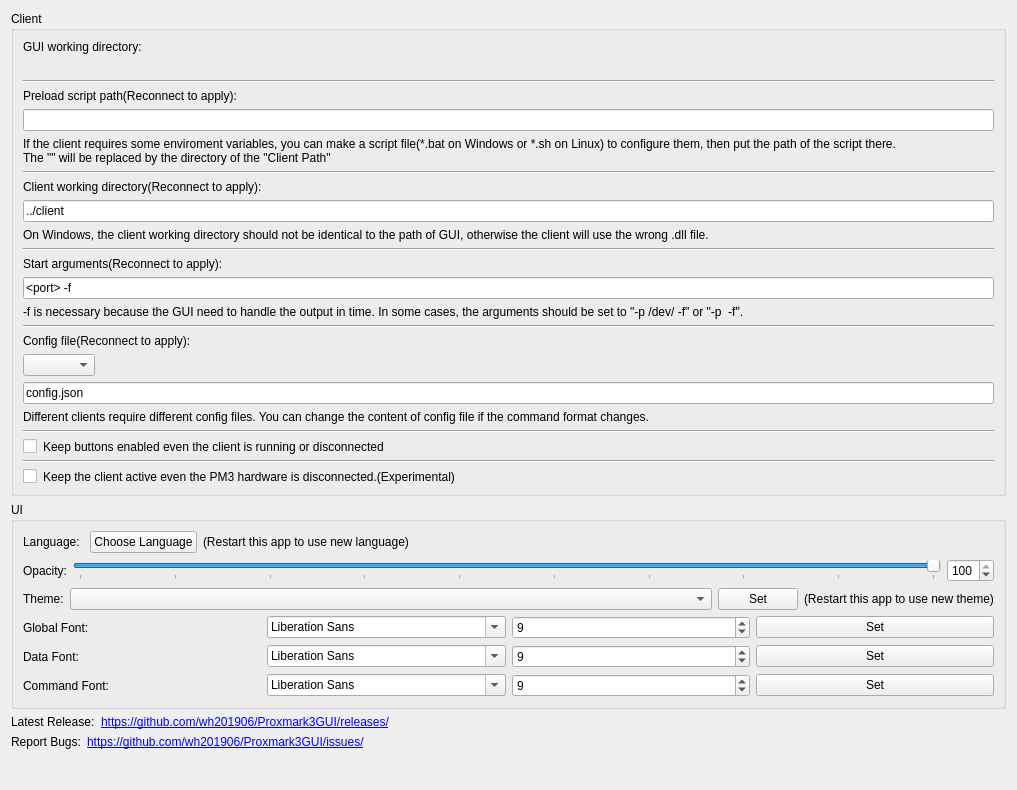
          <widget class="QWidget" name="Set_scrollAreaWidgetContents">
           <property name="geometry">
            <rect>
             <x>0</x>
             <y>0</y>
             <width>1017</width>
             <height>790</height>
            </rect>
           </property>
           <layout class="QHBoxLayout" name="horizontalLayout_36">
            <property name="spacing">
             <number>0</number>
            </property>
            <item>
             <layout class="QVBoxLayout" name="verticalLayout_12">
              <property name="spacing">
               <number>6</number>
              </property>
              <item>
               <widget class="QGroupBox" name="Set_clientGroupBox">
                <property name="title">
                 <string>Client</string>
                </property>
                <layout class="QVBoxLayout" name="verticalLayout_10">
                 <item>
                  <widget class="QLabel" name="label_65">
                   <property name="text">
                    <string>GUI working directory:</string>
                   </property>
                  </widget>
                 </item>
                 <item>
                  <widget class="QLabel" name="Set_Client_GUIWorkingDirLabel">
                   <property name="textInteractionFlags">
                    <set>Qt::LinksAccessibleByMouse|Qt::TextSelectableByMouse</set>
                   </property>
                  </widget>
                 </item>
                 <item>
                  <widget class="Line" name="line_9">
                   <property name="orientation">
                    <enum>Qt::Horizontal</enum>
                   </property>
                  </widget>
                 </item>
                 <item>
                  <widget class="QLabel" name="label_11">
                   <property name="text">
                    <string>Preload script path(Reconnect to apply):</string>
                   </property>
                  </widget>
                 </item>
                 <item>
                  <widget class="QLineEdit" name="Set_Client_envScriptEdit">
                   <property name="text">
                    <string/>
                   </property>
                  </widget>
                 </item>
                 <item>
                  <widget class="QLabel" name="label_13">
                   <property name="text">
                    <string>If the client requires some enviroment variables, you can make a script file(*.bat on Windows or *.sh on Linux) to configure them, then put the path of the script there.
The &quot;&lt;client dir&gt;&quot; will be replaced by the directory of the &quot;Client Path&quot;</string>
                   </property>
                   <property name="wordWrap">
                    <bool>true</bool>
                   </property>
                  </widget>
                 </item>
                 <item>
                  <widget class="Line" name="line_4">
                   <property name="orientation">
                    <enum>Qt::Horizontal</enum>
                   </property>
                  </widget>
                 </item>
                 <item>
                  <widget class="QLabel" name="label_19">
                   <property name="text">
                    <string>Client working directory(Reconnect to apply):</string>
                   </property>
                  </widget>
                 </item>
                 <item>
                  <widget class="QLineEdit" name="Set_Client_workingDirEdit">
                   <property name="text">
                     <string>../client</string>
                   </property>
                  </widget>
                 </item>
                 <item>
                  <widget class="QLabel" name="label_20">
                   <property name="text">
                    <string>On Windows, the client working directory should not be identical to the path of GUI, otherwise the client will use the wrong .dll file.</string>
                   </property>
                   <property name="wordWrap">
                    <bool>true</bool>
                   </property>
                  </widget>
                 </item>
                 <item>
                  <widget class="Line" name="line">
                   <property name="orientation">
                    <enum>Qt::Horizontal</enum>
                   </property>
                  </widget>
                 </item>
                 <item>
                  <widget class="QLabel" name="label_12">
                   <property name="text">
                    <string>Start arguments(Reconnect to apply):</string>
                   </property>
                  </widget>
                 </item>
                 <item>
                  <widget class="QLineEdit" name="Set_Client_startArgsEdit">
                   <property name="text">
                    <string>&lt;port&gt; -f</string>
                   </property>
                  </widget>
                 </item>
                 <item>
                  <widget class="QLabel" name="label_14">
                   <property name="text">
                    <string>-f is necessary because the GUI need to handle the output in time. In some cases, the arguments should be set to &quot;-p /dev/&lt;port&gt; -f&quot; or &quot;-p &lt;port&gt; -f&quot;.</string>
                   </property>
                   <property name="wordWrap">
                    <bool>true</bool>
                   </property>
                  </widget>
                 </item>
                 <item>
                  <widget class="Line" name="line_2">
                   <property name="orientation">
                    <enum>Qt::Horizontal</enum>
                   </property>
                  </widget>
                 </item>
                 <item>
                  <widget class="QLabel" name="label_63">
                   <property name="text">
                    <string>Config file(Reconnect to apply):</string>
                   </property>
                  </widget>
                 </item>
                 <item>
                  <layout class="QHBoxLayout" name="horizontalLayout_15">
                   <item>
                    <widget class="QComboBox" name="Set_Client_configFileBox">
                     <property name="sizeAdjustPolicy">
                      <enum>QComboBox::AdjustToContents</enum>
                     </property>
                    </widget>
                   </item>
                   <item>
                    <spacer name="horizontalSpacer_13">
                     <property name="orientation">
                      <enum>Qt::Horizontal</enum>
                     </property>
                     <property name="sizeHint" stdset="0">
                      <size>
                       <width>40</width>
                       <height>20</height>
                      </size>
                     </property>
                    </spacer>
                   </item>
                  </layout>
                 </item>
                 <item>
                  <widget class="QLineEdit" name="Set_Client_configPathEdit">
                   <property name="text">
                    <string>config.json</string>
                   </property>
                  </widget>
                 </item>
                 <item>
                  <widget class="QLabel" name="label_64">
                   <property name="text">
                    <string>Different clients require different config files. You can change the content of config file if the command format changes.</string>
                   </property>
                   <property name="wordWrap">
                    <bool>true</bool>
                   </property>
                  </widget>
                 </item>
                 <item>
                  <widget class="Line" name="line_8">
                   <property name="orientation">
                    <enum>Qt::Horizontal</enum>
                   </property>
                  </widget>
                 </item>
                 <item>
                  <layout class="QHBoxLayout" name="horizontalLayout_16">
                   <item>
                    <widget class="QCheckBox" name="Set_Client_forceEnabledBox">
                     <property name="sizePolicy">
                      <sizepolicy hsizetype="Minimum" vsizetype="Fixed">
                       <horstretch>0</horstretch>
                       <verstretch>0</verstretch>
                      </sizepolicy>
                     </property>
                     <property name="minimumSize">
                      <size>
                       <width>0</width>
                       <height>0</height>
                      </size>
                     </property>
                     <property name="text">
                      <string/>
                     </property>
                    </widget>
                   </item>
                   <item>
                    <widget class="QLabel" name="label_15">
                     <property name="sizePolicy">
                      <sizepolicy hsizetype="Expanding" vsizetype="Preferred">
                       <horstretch>0</horstretch>
                       <verstretch>0</verstretch>
                      </sizepolicy>
                     </property>
                     <property name="text">
                      <string>Keep buttons enabled even the client is running or disconnected</string>
                     </property>
                     <property name="wordWrap">
                      <bool>true</bool>
                     </property>
                    </widget>
                   </item>
                  </layout>
                 </item>
                 <item>
                  <widget class="Line" name="line_3">
                   <property name="orientation">
                    <enum>Qt::Horizontal</enum>
                   </property>
                  </widget>
                 </item>
                 <item>
                  <layout class="QHBoxLayout" name="horizontalLayout_18">
                   <item>
                    <widget class="QCheckBox" name="Set_Client_keepClientActiveBox">
                     <property name="sizePolicy">
                      <sizepolicy hsizetype="Minimum" vsizetype="Fixed">
                       <horstretch>0</horstretch>
                       <verstretch>0</verstretch>
                      </sizepolicy>
                     </property>
                     <property name="minimumSize">
                      <size>
                       <width>0</width>
                       <height>0</height>
                      </size>
                     </property>
                     <property name="text">
                      <string/>
                     </property>
                    </widget>
                   </item>
                   <item>
                    <widget class="QLabel" name="label_21">
                     <property name="sizePolicy">
                      <sizepolicy hsizetype="Expanding" vsizetype="Preferred">
                       <horstretch>0</horstretch>
                       <verstretch>0</verstretch>
                      </sizepolicy>
                     </property>
                     <property name="text">
                      <string>Keep the client active even the PM3 hardware is disconnected.(Experimental)</string>
                     </property>
                     <property name="wordWrap">
                      <bool>true</bool>
                     </property>
                    </widget>
                   </item>
                  </layout>
                 </item>
                </layout>
               </widget>
              </item>
              <item>
               <widget class="QGroupBox" name="groupBox_2">
                <property name="title">
                 <string>UI</string>
                </property>
                <layout class="QVBoxLayout" name="verticalLayout_11">
                 <item>
                  <layout class="QHBoxLayout" name="horizontalLayout_17">
                   <item>
                    <widget class="QLabel" name="label_16">
                     <property name="text">
                      <string>Language: </string>
                     </property>
                    </widget>
                   </item>
                   <item>
                    <widget class="QPushButton" name="Set_UI_setLanguageButton">
                     <property name="text">
                      <string>Choose Language</string>
                     </property>
                    </widget>
                   </item>
                   <item>
                    <widget class="QLabel" name="label_17">
                     <property name="text">
                      <string>(Restart this app to use new language)</string>
                     </property>
                    </widget>
                   </item>
                   <item>
                    <spacer name="horizontalSpacer_9">
                     <property name="orientation">
                      <enum>Qt::Horizontal</enum>
                     </property>
                     <property name="sizeHint" stdset="0">
                      <size>
                       <width>0</width>
                       <height>0</height>
                      </size>
                     </property>
                    </spacer>
                   </item>
                  </layout>
                 </item>
                 <item>
                  <widget class="QWidget" name="opacityWidget" native="true">
                   <layout class="QHBoxLayout" name="horizontalLayout_31">
                    <property name="leftMargin">
                     <number>0</number>
                    </property>
                    <property name="topMargin">
                     <number>0</number>
                    </property>
                    <property name="rightMargin">
                     <number>0</number>
                    </property>
                    <property name="bottomMargin">
                     <number>0</number>
                    </property>
                    <item>
                     <widget class="QLabel" name="label_70">
                      <property name="text">
                       <string>Opacity:</string>
                      </property>
                     </widget>
                    </item>
                    <item>
                     <widget class="QSlider" name="Set_UI_Opacity_slider">
                      <property name="minimum">
                       <number>10</number>
                      </property>
                      <property name="maximum">
                       <number>100</number>
                      </property>
                      <property name="value">
                       <number>100</number>
                      </property>
                      <property name="orientation">
                       <enum>Qt::Horizontal</enum>
                      </property>
                      <property name="tickPosition">
                       <enum>QSlider::TicksBelow</enum>
                      </property>
                     </widget>
                    </item>
                    <item>
                     <widget class="QSpinBox" name="Set_UI_Opacity_Box">
                      <property name="minimum">
                       <number>10</number>
                      </property>
                      <property name="maximum">
                       <number>100</number>
                      </property>
                      <property name="value">
                       <number>100</number>
                      </property>
                     </widget>
                    </item>
                   </layout>
                  </widget>
                 </item>
                 <item>
                  <layout class="QHBoxLayout" name="horizontalLayout_32">
                   <item>
                    <widget class="QLabel" name="label_71">
                     <property name="text">
                      <string>Theme:</string>
                     </property>
                    </widget>
                   </item>
                   <item>
                    <widget class="QComboBox" name="Set_UI_Theme_nameBox">
                     <property name="sizePolicy">
                      <sizepolicy hsizetype="Expanding" vsizetype="Fixed">
                       <horstretch>0</horstretch>
                       <verstretch>0</verstretch>
                      </sizepolicy>
                     </property>
                    </widget>
                   </item>
                   <item>
                    <widget class="QPushButton" name="Set_UI_Theme_setButton">
                     <property name="text">
                      <string>Set</string>
                     </property>
                    </widget>
                   </item>
                   <item>
                    <widget class="QLabel" name="label_17">
                     <property name="text">
                      <string>(Restart this app to use new theme)</string>
                     </property>
                    </widget>
                   </item>
                  </layout>
                 </item>
                 <item>
                  <layout class="QHBoxLayout" name="horizontalLayout_33">
                   <item>
                    <widget class="QLabel" name="label_72">
                     <property name="text">
                      <string>Global Font:</string>
                     </property>
                    </widget>
                   </item>
                   <item>
                    <widget class="QFontComboBox" name="Set_UI_Font_nameBox"/>
                   </item>
                   <item>
                    <widget class="QSpinBox" name="Set_UI_Font_sizeBox">
                     <property name="minimum">
                      <number>1</number>
                     </property>
                     <property name="maximum">
                      <number>65535</number>
                     </property>
                     <property name="value">
                      <number>9</number>
                     </property>
                    </widget>
                   </item>
                   <item>
                    <widget class="QPushButton" name="Set_UI_Font_setButton">
                     <property name="text">
                      <string>Set</string>
                     </property>
                    </widget>
                   </item>
                  </layout>
                 </item>
                 <item>
                  <layout class="QHBoxLayout" name="horizontalLayout_34">
                   <item>
                    <widget class="QLabel" name="label_73">
                     <property name="text">
                      <string>Data Font:</string>
                     </property>
                    </widget>
                   </item>
                   <item>
                    <widget class="QFontComboBox" name="Set_UI_DataFont_nameBox"/>
                   </item>
                   <item>
                    <widget class="QSpinBox" name="Set_UI_DataFont_sizeBox">
                     <property name="minimum">
                      <number>1</number>
                     </property>
                     <property name="maximum">
                      <number>65535</number>
                     </property>
                     <property name="value">
                      <number>9</number>
                     </property>
                    </widget>
                   </item>
                   <item>
                    <widget class="QPushButton" name="Set_UI_DataFont_setButton">
                     <property name="text">
                      <string>Set</string>
                     </property>
                    </widget>
                   </item>
                  </layout>
                 </item>
                 <item>
                  <layout class="QHBoxLayout" name="horizontalLayout_35">
                   <item>
                    <widget class="QLabel" name="label_74">
                     <property name="text">
                      <string>Command Font:</string>
                     </property>
                    </widget>
                   </item>
                   <item>
                    <widget class="QFontComboBox" name="Set_UI_CMDFont_nameBox"/>
                   </item>
                   <item>
                    <widget class="QSpinBox" name="Set_UI_CMDFont_sizeBox">
                     <property name="minimum">
                      <number>1</number>
                     </property>
                     <property name="maximum">
                      <number>65535</number>
                     </property>
                     <property name="value">
                      <number>9</number>
                     </property>
                    </widget>
                   </item>
                   <item>
                    <widget class="QPushButton" name="Set_UI_CMDFont_setButton">
                     <property name="text">
                      <string>Set</string>
                     </property>
                    </widget>
                   </item>
                  </layout>
                 </item>
                </layout>
               </widget>
              </item>
              <item>
               <layout class="QHBoxLayout" name="horizontalLayout_29">
                <item>
                 <widget class="QLabel" name="label_66">
                  <property name="text">
                   <string>Latest Release:</string>
                  </property>
                 </widget>
                </item>
                <item>
                 <widget class="QLabel" name="label_67">
                  <property name="sizePolicy">
                   <sizepolicy hsizetype="Expanding" vsizetype="Preferred">
                    <horstretch>0</horstretch>
                    <verstretch>0</verstretch>
                   </sizepolicy>
                  </property>
                  <property name="text">
                   <string notr="true">&lt;html&gt;&lt;head/&gt;&lt;body&gt;&lt;p&gt;&lt;a href=&quot;https://github.com/wh201906/Proxmark3GUI/releases/&quot;&gt;&lt;span style=&quot; text-decoration: underline; color:#0000ff;&quot;&gt;https://github.com/wh201906/Proxmark3GUI/releases/&lt;/span&gt;&lt;/a&gt;&lt;/p&gt;&lt;/body&gt;&lt;/html&gt;</string>
                  </property>
                  <property name="openExternalLinks">
                   <bool>true</bool>
                  </property>
                  <property name="textInteractionFlags">
                   <set>Qt::TextBrowserInteraction</set>
                  </property>
                 </widget>
                </item>
               </layout>
              </item>
              <item>
               <layout class="QHBoxLayout" name="horizontalLayout_30">
                <item>
                 <widget class="QLabel" name="label_68">
                  <property name="text">
                   <string>Report Bugs:</string>
                  </property>
                 </widget>
                </item>
                <item>
                 <widget class="QLabel" name="label_69">
                  <property name="sizePolicy">
                   <sizepolicy hsizetype="Expanding" vsizetype="Preferred">
                    <horstretch>0</horstretch>
                    <verstretch>0</verstretch>
                   </sizepolicy>
                  </property>
                  <property name="text">
                   <string notr="true">&lt;html&gt;&lt;head/&gt;&lt;body&gt;&lt;p&gt;&lt;a href=&quot;https://github.com/wh201906/Proxmark3GUI/issues/&quot;&gt;&lt;span style=&quot; text-decoration: underline; color:#0000ff;&quot;&gt;https://github.com/wh201906/Proxmark3GUI/issues/&lt;/span&gt;&lt;/a&gt;&lt;/p&gt;&lt;/body&gt;&lt;/html&gt;</string>
                  </property>
                  <property name="openExternalLinks">
                   <bool>true</bool>
                  </property>
                  <property name="textInteractionFlags">
                   <set>Qt::TextBrowserInteraction</set>
                  </property>
                 </widget>
                </item>
               </layout>
              </item>
              <item>
               <spacer name="verticalSpacer_5">
                <property name="orientation">
                 <enum>Qt::Vertical</enum>
                </property>
                <property name="sizeHint" stdset="0">
                 <size>
                  <width>0</width>
                  <height>0</height>
                 </size>
                </property>
               </spacer>
              </item>
             </layout>
            </item>
            <item>
             <spacer name="horizontalSpacer_10">
              <property name="orientation">
               <enum>Qt::Horizontal</enum>
              </property>
              <property name="sizeType">
               <enum>QSizePolicy::Minimum</enum>
              </property>
              <property name="sizeHint" stdset="0">
               <size>
                <width>0</width>
                <height>0</height>
               </size>
              </property>
             </spacer>
            </item>
           </layout>
          </widget>
